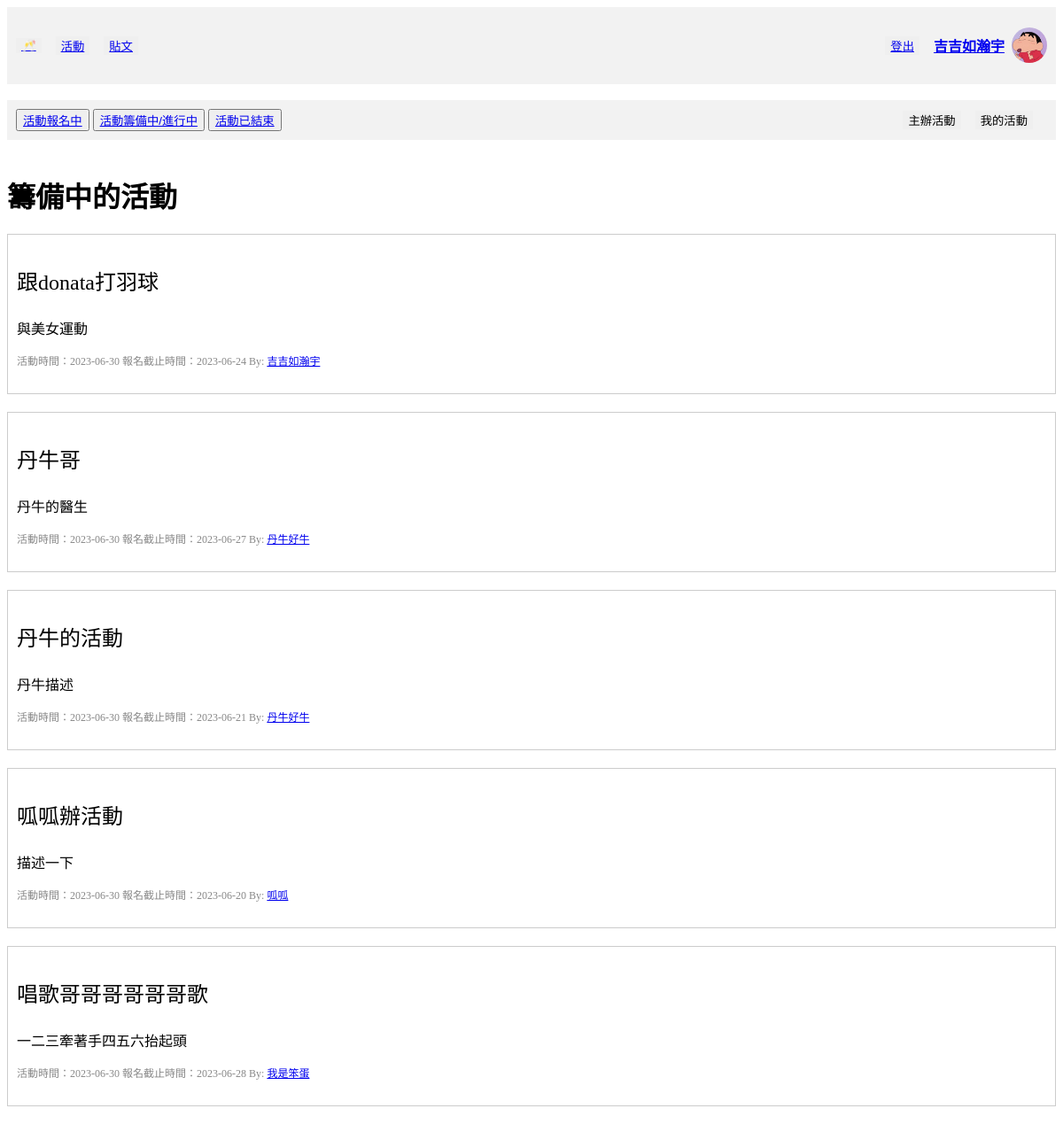
Screenshot of /activity/activities/preparing (signed in) with the database file from the repository.
### tables this page shows
CREATE TABLE "User" (
	"userID"	INTEGER,
	"password"	VARCHAR(10),
	"nickname"	VARCHAR(10) NOT NULL,
	"gender"	VARCHAR(1) NOT NULL,
	"birth"	TEXT,
	"cellphone"	VARCHAR(10),
	"email"	TEXT UNIQUE,
	"image" TEXT,
	PRIMARY KEY("userID" AUTOINCREMENT)
);

CREATE TABLE "Activity" (
	"activityID"	VARCHAR(36),
	"title"	VARCHAR(10),
	"time"	TEXT,
	"area"	TEXT,
	"location"	TEXT,
	"category"	TEXT,
	"peopleLimited"	INTEGER,
	"fee"	INTEGER,
	"expireDate"	TEXT,
	"organizerUserID"	INTEGER,
	"Intro"	VARCHAR(50),
	"createTime"	TEXT,
	FOREIGN KEY("organizerUserID") REFERENCES "User"("userID"),
	PRIMARY KEY("activityID")
);

### crud/crudActivity.py (the view, shortened to what this page needs)
@activity_bp.route("/activities/<string:show_methed>", methods=["GET", "POST"])
def show_activities_method(show_methed):
    userID = session["userID"]
    postDate = datetime.now().strftime("%Y-%m-%d")
    if show_methed == "signingUp" or show_methed == "None":
        show_methed = "signingUp"
        con = sql.connect("funCrew_db.db")
        con.row_factory = sql.Row
        cur = con.cursor()
        cur.execute(
            "SELECT * FROM Activity, User WHERE expireDate >= ? AND organizerUserID = userID ORDER BY createTime DESC",
            (postDate,),
        )
        activities = cur.fetchall()
        con.commit()
        con.close()
    elif show_methed == "preparing":
        con = sql.connect("funCrew_db.db")
        con.row_factory = sql.Row
        cur = con.cursor()
        cur.execute(
            "SELECT * FROM Activity, User WHERE expireDate < ? AND time >= ? AND organizerUserID = userID ORDER BY createTime DESC",
            (
                postDate,
                postDate,
            ),
        )
        activities = cur.fetchall()
        con.commit()
        con.close()
    return render_template(
        "activities.html",
        nickname=get_nickname(userID),
        avatar=get_avatar_path(userID),
        userID=userID,
        activities=activities,
        show_methed=show_methed,
    )

### crud/crudUser.py (called while the page is built)
def get_avatar_path(userID):
    try:
        con = sql.connect("funCrew_db.db")
        cur = con.cursor()
        cur.execute("SELECT image FROM User WHERE userID=?", (userID,))
        filename = cur.fetchone()[0]
        con.close()
        return "static/images/avatars/" + filename
    except Exception as e:
        print(f"Error occurred while retrieving filename: {str(e)}")
        return ""

def get_nickname(userID):
    con = sql.connect("funCrew_db.db")
    cur = con.cursor()
    cur.execute("SELECT nickname FROM User WHERE userID=?", (userID,))
    nickname = cur.fetchone()[0]
    con.close()
    return nickname

### templates/activities.html (shortened to what this page needs)
<!DOCTYPE html>
<html>
<head>
</head>
<body>
    <div class="header">
        <div class="header-left">
            <button class="button"><a href="/home"> 🥂 </a></button>
            <button class="button"><a href="/activity/activities/signingUp">活動</a></button>
            <button class="button"><a href="/post/posts/newest">貼文</a></button>
        </div>
        <div class="header-right">
            <button class="button"><a href="/user/logout">登出</a></button>
            <div class="user-info">
                <h4><a href="/user/personalInfo">{{ nickname }}</a></h4>
                <img src="../../{{ avatar }}" alt="大頭貼">
            </div>
        </div>
    </div>
    <br>
    <div class="header">
        <div class="header-left">
            <form method="POST">
                <button class="submit" name="signingUp"><a href="/activity/activities/signingUp">活動報名中</a></button>
                <button class="submit" name="preparing"><a href="/activity/activities/preparing">活動籌備中/進行中</a></button>
                <button class="submit" name="end"><a href="/activity/activities/end">活動已結束</a></button>
            </form>
        </div>
        <div class="header-right">
            <button class="button"><a href="/activity/hostActivity/home"
                    style="text-decoration:none; color:black">主辦活動</a></button>
            <button class="button"><a href="/activity/activities/my_activities"
                    style="text-decoration:none; color:black">我的活動</a></button>
        </div>
    </div>
    <br>
    {% if show_methed == "signingUp" %}
    <h1>報名中的活動</h1>
    {% elif show_methed == "preparing" %}
    <h1>籌備中的活動</h1>
    {% elif show_methed == "end" %}
    <h1>已結束的活動</h1>
    {% elif show_methed == "my_activities" %}
    <h1>我的活動</h1>
    {% endif %}
    {% for activity in activities %}
    <div class="post">
        <div class="content">
            <a href="/activity/activities/activity_detail/{{activity['activityID']}}?show_methed={{show_methed}}"
                style="text-decoration:none; color:black">
                <p style="font-size:24px;">{{ activity['title'] }}</p>
                <p>{{ activity['Intro'] }}</p>
            </a>
        </div>
        <div class="info">
            <span>活動時間：{{ activity['time'] }}</span>
            <span>報名截止時間：{{ activity['expireDate'] }}</span>
            {% if show_methed == "my_activities" %}
            <span>By: <a href="/user/info/{{activity['organizerUserID']}}">{{ nickname }}</a></span>
            {% else %}
            <span>By: <a href="/user/info/{{activity['organizerUserID']}}">{{ activity['nickname'] }}</a></span>
            {% endif %}
        </div>
        <br>
    </div>
    {% endfor %}
</body>
</html>

### templates/activities.html (style rules this page uses)
.header { display: flex; justify-content: space-between; align-items: center; padding: 10px; background-color: #f2f2f2; }
.header-left { display: flex; align-items: center; }
.header-right { display: flex; align-items: center; }
.button { margin-right: 16px; border: none; }
.post { margin-bottom: 20px; border: 1px solid #ccc; padding: 10px; }
.post .info { font-size: 12px; color: #888; }
.post .content { margin-top: 0px; }
.user-info { display: flex; align-items: center; }
.user-info h4 { margin-right: 8px; }
.user-info img { width: 40px; height: 40px; border-radius: 50%; object-fit: cover; }

### rows the page displays
User: nickname "吉吉如瀚宇"
Activity: title "跟donata打羽球", Intro "與美女運動", time "2023-06-30", expireDate "2023-06-24", nickname "吉吉如瀚宇"
Activity: title "丹牛哥", Intro "丹牛的醫生", time "2023-06-30", expireDate "2023-06-27", nickname "丹牛好牛"
Activity: title "丹牛的活動", Intro "丹牛描述", time "2023-06-30", expireDate "2023-06-21", nickname "丹牛好牛"
Activity: title "呱呱辦活動", Intro "描述一下", time "2023-06-30", expireDate "2023-06-20", nickname "呱呱"
Activity: title "唱歌哥哥哥哥哥哥歌", Intro "一二三牽著手四五六抬起頭", time "2023-06-30", expireDate "2023-06-28", nickname "我是笨蛋"
